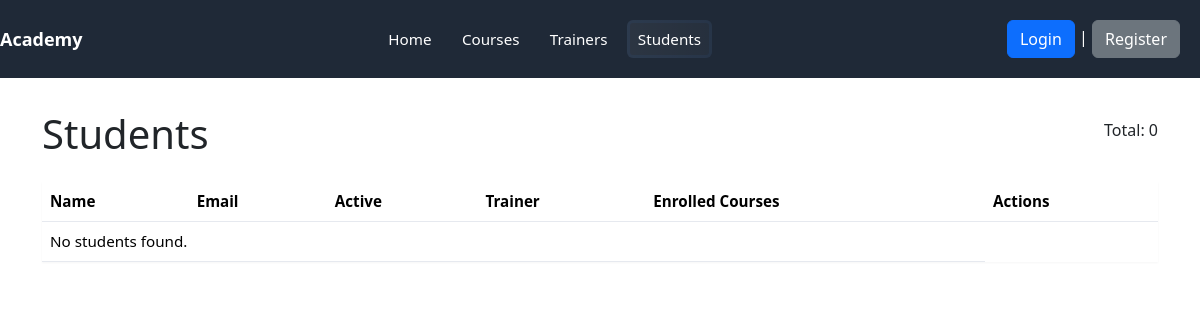
Before: /academy/students/ with the older database file.
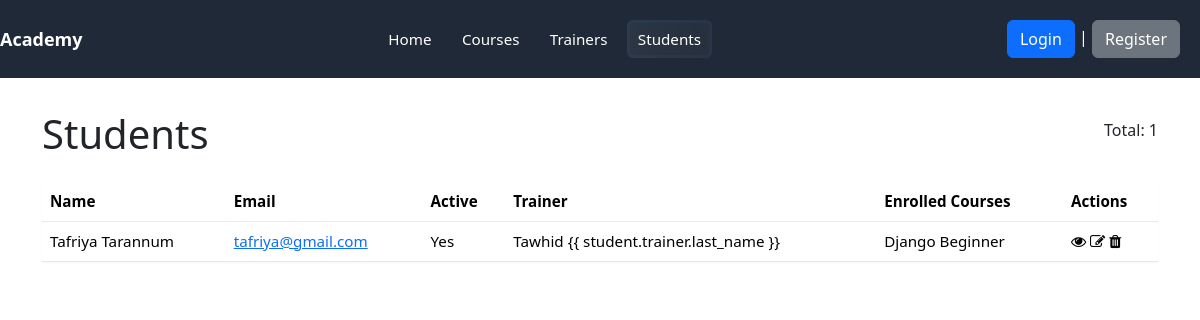
After: the same page with the newer database file.
### academy/models.py (models this page shows, shortened)
class Student(models.Model):
    first_name = models.CharField(max_length=100)
    last_name = models.CharField(max_length=100)
    email = models.EmailField(unique=True)
    is_active = models.BooleanField(default=True)
    student_photo = models.ImageField(upload_to='student_photos/', default='default.png')
    enrolled_courses = models.ManyToManyField(Course, related_name='enrolled_students')
    trainer = models.ForeignKey(Trainer, on_delete=models.SET_NULL, null=True, related_name='students')

class Trainer(models.Model):
    first_name = models.CharField(max_length=100)
    last_name = models.CharField(max_length=100)
    email = models.EmailField(unique=True)
    expertise = models.CharField(max_length=200)
    trainer_photo = models.ImageField(upload_to='trainer_photos/', default='default.png')

class Course(models.Model):
    course_name = models.CharField(max_length=200)
    description = models.TextField()
    duration_weeks = models.IntegerField()
    course_image = models.ImageField(upload_to='course_images/', default='default.png')

### academy/views.py (the view)
# urls.py: path('students/', views.students, name='students'),
def students(request):
    students = Student.objects.all()
    context = {
        'students': students
    }
    return render(request, 'academy/students.html', context)

### templates/academy/students.html (shortened to what this page needs)
{% load static %}
<!DOCTYPE html>
<html lang="en">
  <head>
    <link rel="stylesheet" href="{% static 'css/style.css' %}" />
    <link
      href="https://cdn.jsdelivr.net/npm/bootstrap@5.3.8/dist/css/bootstrap.min.css"
      rel="stylesheet"
    />
    <link
      rel="stylesheet"
      href="https://cdnjs.cloudflare.com/ajax/libs/font-awesome/4.7.0/css/font-awesome.min.css"
    />
  </head>
  <body>
    {% include 'navbar.html' %}
    <div class="container">
      <div
        class="heading"
        style="
          display: flex;
          justify-content: space-between;
          align-items: center;
          margin-bottom: 1rem;
        "
      >
        <h1>Students</h1>
        <p>Total: {{ students.count }}</p>
      </div>
      <table class="table" aria-label="Students table">
        <thead>
          <tr>
            <th>Name</th>
            <th>Email</th>
            <th>Active</th>
            <th>Trainer</th>
            <th>Enrolled Courses</th>
            <th>Actions</th>
          </tr>
        </thead>
        <tbody>
          {% for student in students %}
          <tr>
            <td>{{ student.first_name }} {{ student.last_name }}</td>
            <td>
              <a href="mailto:{{ student.email }}">{{ student.email }}</a>
            </td>
            <td>{% if student.is_active %}Yes{% else %}No{% endif %}</td>
            <td>
              {% if student.trainer %} {{ student.trainer.first_name }} {{
              student.trainer.last_name }} {% else %} — {% endif %}
            </td>
            <td>
              {% if student.enrolled_courses.exists %}
              {% for course in student.enrolled_courses.all %}
              {{ course.course_name }}
              {% endfor %}
              {% else %} None
              {% endif%}
            </td>
            <td>
              <a href="" style="color: black"><i class="fa fa-eye"></i></a>
              <a href="" style="color: black"><i class="fa fa-edit"></i></a>
              <a href="" style="color: black"><i class="fa fa-trash"></i></a>
            </td>
          </tr>
          {% empty %}
          <tr>
            <td colspan="5">No students found.</td>
          </tr>
          {% endfor %}
        </tbody>
      </table>
    </div>
  </body>
</html>

Changed rows visible on the page:
added Student: first_name "Tafriya", last_name "Tarannum", email "tafriya@gmail.com", is_active "Yes", trainer.first_name "Tawhid"
added Course: course_name "Django Beginner"
Other visible differences:
{{ students.count }}: "0" → "1"
text no longer shown: "No students found."
